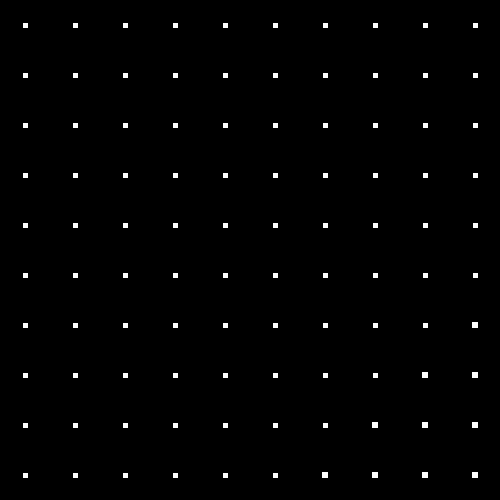
Frame 1 (no input)
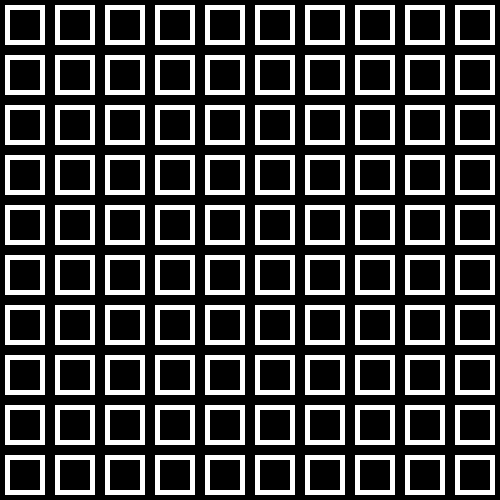
Frame 60 (the mouse pressed at the canvas centre just before this capture)
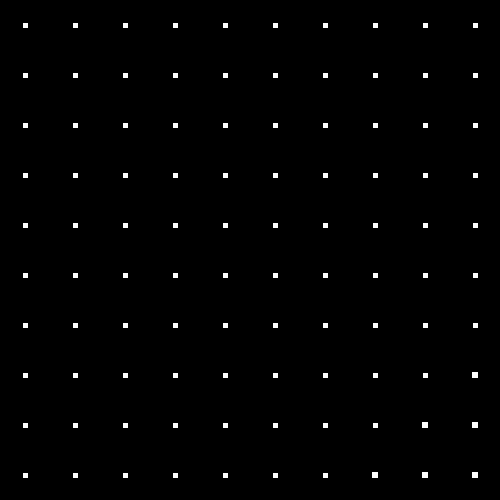
Frame 120 (the mouse held since frame 60 and released just before this capture)

The Processing sketch that drew these frames (run headless with seeded random() and noise(); from frame 60 on, the mouse is pressed at the canvas centre):

// Processing sketch: generation_point
// ── generation_point.pde
int N = 10, FRAME_UNIT=60;
int len_lim;
void setup(){
  size(500,500);
  rectMode(CENTER);
  noFill();
  stroke(255);
  strokeWeight(5);
  textSize(20);
  len_lim = width/N - 15;
}

void draw(){
  background(0);
  for(int i=0;i<10;i++){
    for(int j=0;j<10;j++){
      int mode = int((frameCount+i+j)%(2*FRAME_UNIT) >= FRAME_UNIT);
      float sig_x = map((frameCount+i+j)%FRAME_UNIT, 0, 59, -20, 20);
      float len = map(sigmoid(sig_x), 0, 1, len_lim*mode, len_lim-len_lim*mode);
      rect(25+50*i, 25+50*j, len, len);
    }
  }
}

float sigmoid(float x){
  return 1/(1+pow(2.718, -x));
}
